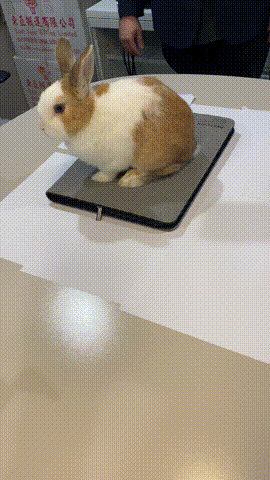
#> input picture camera.gif, 270 x 480 px; its folder holds only this picture in this run
$ python downscale_img.py camera.gif
#> lines starting #> are read from the running program, lines starting #| are printed output that depends on the picture
#downscale image to mp
#input: dir or img
import argparse, os, math, shutil
from PIL import Image

parser = argparse.ArgumentParser(
    prog = 'downscale_img.py',
    description = 'downscale image to mp, input dir or image. Default 1MP'
                                 )
parser.add_argument('input_path')
parser.add_argument('-r','--resolution',dest='resolution',help='target resolution of image. Default 1MP', default=1.0)
parser.add_argument('-o','--output-dir',dest='output_dir',help='Output directory or image name. Default input_dir', default='')
args = parser.parse_args()

input_path = args.input_path
output_dir = args.output_dir if args.output_dir!='' else input_path
res=float(args.resolution)
extensions = ['.jpg','.JPG','png','PNG']

if os.path.isdir(input_path):
    imgs = [img for img in os.listdir(input_path) if os.path.splitext(img)[1] in extensions]
    input_files = [os.path.join(input_path,img) for img in imgs]
    output_files = [os.path.join(output_dir,f"{img.split('.')[0]}_dsimg.{img.split('.')[1]}") for img in imgs]

    for f in [os.path.join(output_dir,file) for file in os.listdir(output_dir) if '_dsimg' in file]:
        os.remove(f)
        print('Removed ',f)
    if not os.path.exists(output_dir):
        os.mkdir(output_dir)
else:
    input_files = [input_path]
    output_files = [output_dir]

#loop through input_files
    #read, compress, save image
for i, img_path in enumerate(input_files):
    n=len(input_files)
    im = Image.open(img_path)
#> im is the input picture: PIL image 270x480 P; mean R, G, B 155, 146.1, 133.1
    if 'exif' in im.info.keys():
        metadata = im.info['exif']
    else:
        metadata = b''
    size=im.size
#> size = (270, 480)

    if int(res)==0 or res>size[0]*size[1]:
        target_size = size
    else:
        div = math.sqrt(im.size[0]*im.size[1]/(res*1e06))
#> div = 0.36
        target_size = (int(im.size[0]/div),int(im.size[1]/div))
#> target_size = (750, 1333)

    im = im.resize(target_size)
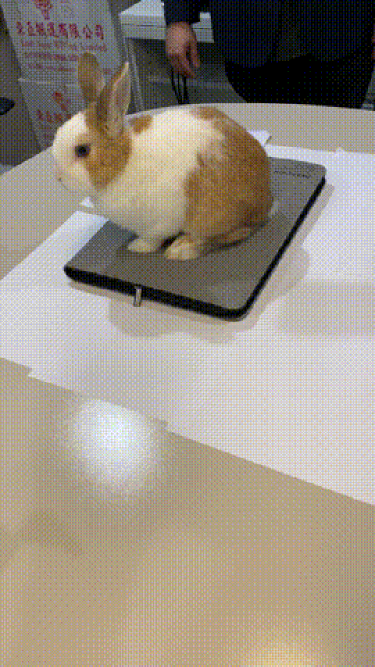
#> im: PIL image 750x1333 P (shown at 1/2 size); mean R, G, B 155, 146.1, 133.1
    im.save(output_files[i], exif=metadata)
    print('Downscale',os.path.basename(img_path),'from',size,'to',target_size,f'({i+1}/{n})')
#| Downscale camera.gif from (270, 480) to (750, 1333) (1/1)

print('Downscale_images Completed.')
